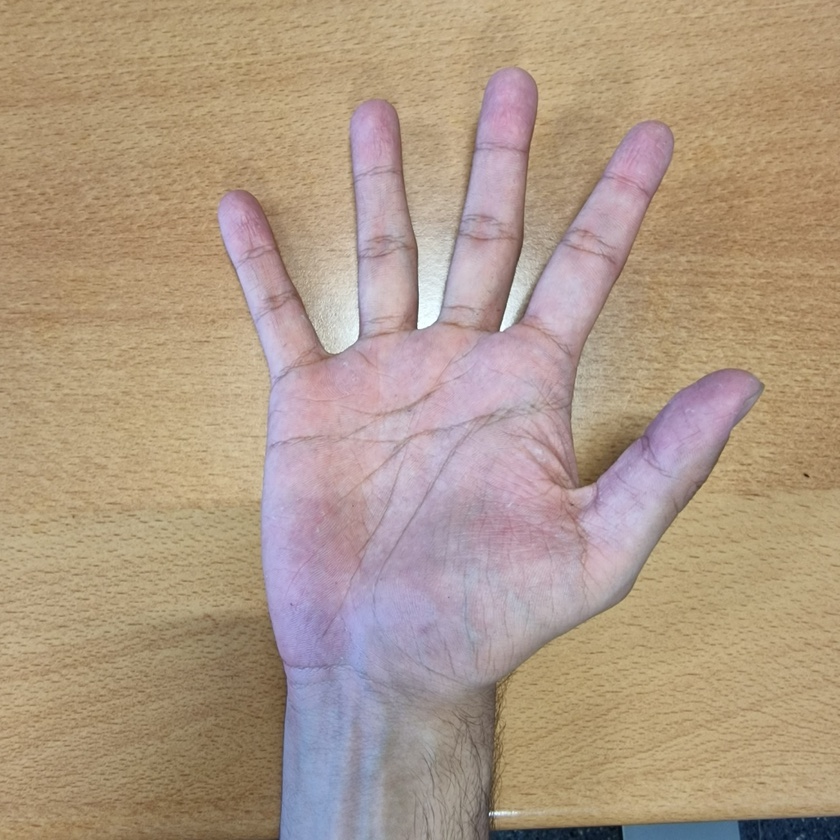
#> input picture code/input_image.jpg, 840 x 840 px, shrunk from 1031 x 1031 before the run, found by its file name
$ python handsClasification.py
#> lines starting #> are read from the running program, lines starting #| are printed output that depends on the picture; after the words box and inside, x2 and y2 are one past the last pixel; in counts of white or black regions, pixels touching at a corner belong together
import cv2
import numpy as np
image = cv2.imread('code/input_image.jpg')
#> image is the input picture: shape (840, 840, 3); mean B, G, R 133.6, 153.7, 175.2
thresh1 = 0
thresh2 = 255
head = image.shape
#> head = (840, 840, 3)

# definir elemento estructurante
kernel = np.ones((25,25), np.uint8)
kernel2 = np.ones((5,5), np.uint8)


for i in range(head[0]):
    for j in range(head[1]):
        # Read pixel color
        color = image[i, j] / 255.0
        # Find max and min values of color channels
        mx = max(color[0], color[1], color[2])
        mn = min(color[0], color[1], color[2])
        delta = mx - mn
        if delta == 0:
            h=0
        else:
            # Calculate hue value
            if mx == color[0]:
                h = (color[1] - color[2]) / delta
            elif mx == color[1]:
                h = 2 + (color[2] - color[0]) / delta
            else:
                h = 4 + (color[0] - color[1]) / delta

        h = h * 60

        if h < 0:
            h += 360

        if thresh1 <= h <= thresh2:
            # Identify pixel as skin
            image[i, j] = [0, 0, 0]  # set pixel color to black
        else:
            image[i, j] = [255, 255, 255]  # set pixel color to white
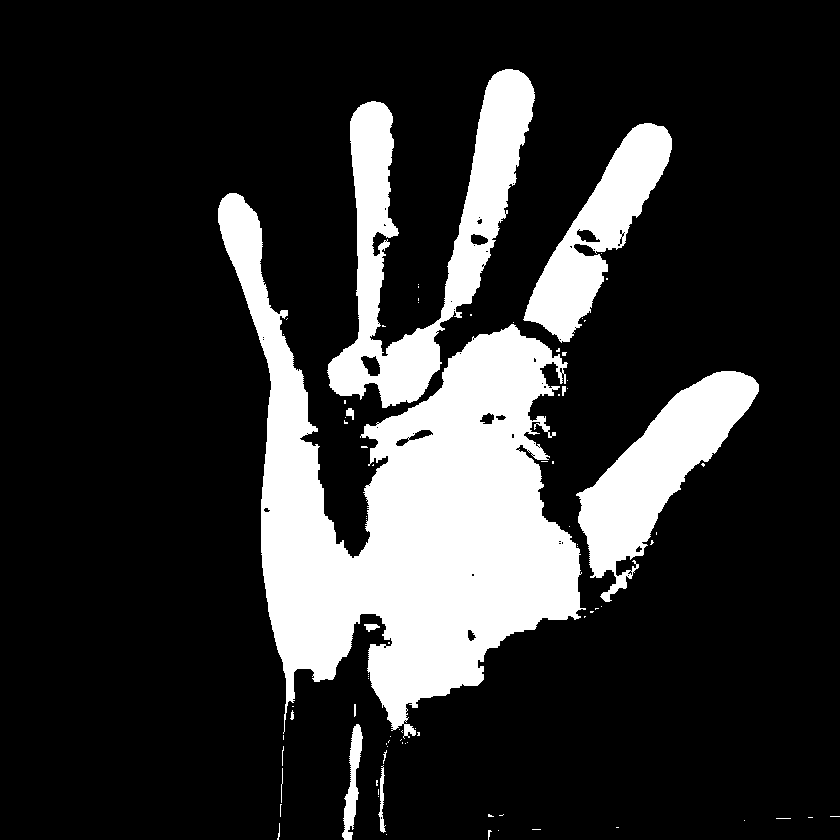
#> image: shape (840, 840, 3); 18.9% white; 85 white regions (69 under 20 px), largest, box (x1, y1, x2, y2) and area: (218, 193, 586, 739) 82025, (327, 69, 535, 408) 22822, (576, 371, 759, 602) 15331

# dilatar imagen
image = cv2.dilate(image, kernel, iterations=1)
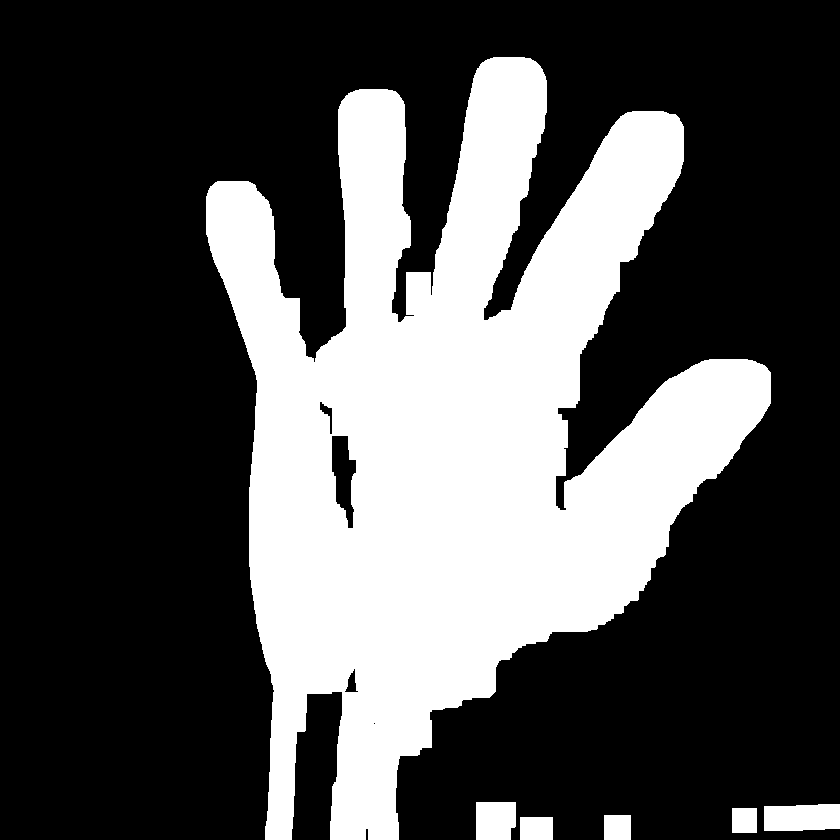
#> image: shape (840, 840, 3); 31.6% white; 6 white regions, box (x1, y1, x2, y2) and area: (206, 57, 771, 840) 217745, (764, 804, 840, 831) 1914, (476, 802, 516, 840) 1459, (520, 817, 553, 840) 759, (604, 815, 631, 840) 675, (732, 808, 757, 833) 625

cv2.imshow('Skin Pixel Detection', image)
cv2.waitKey(0)
cv2.destroyAllWindows()

$ run again, with code/img0.jpg copied over code/input_image.jpg
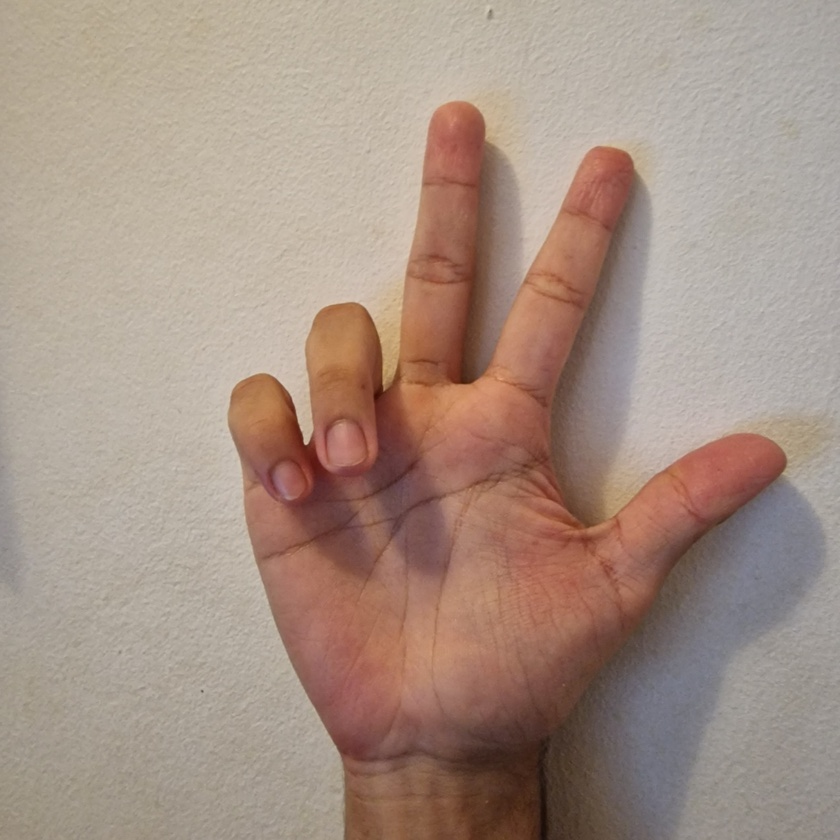
#> input picture code/img0.jpg, 840 x 840 px, shrunk from 1037 x 1037 before the run, found by its file name
#> image is the input picture: shape (840, 840, 3); mean B, G, R 132.4, 145, 166
#> after the loop `for i in range(head[0]):`:
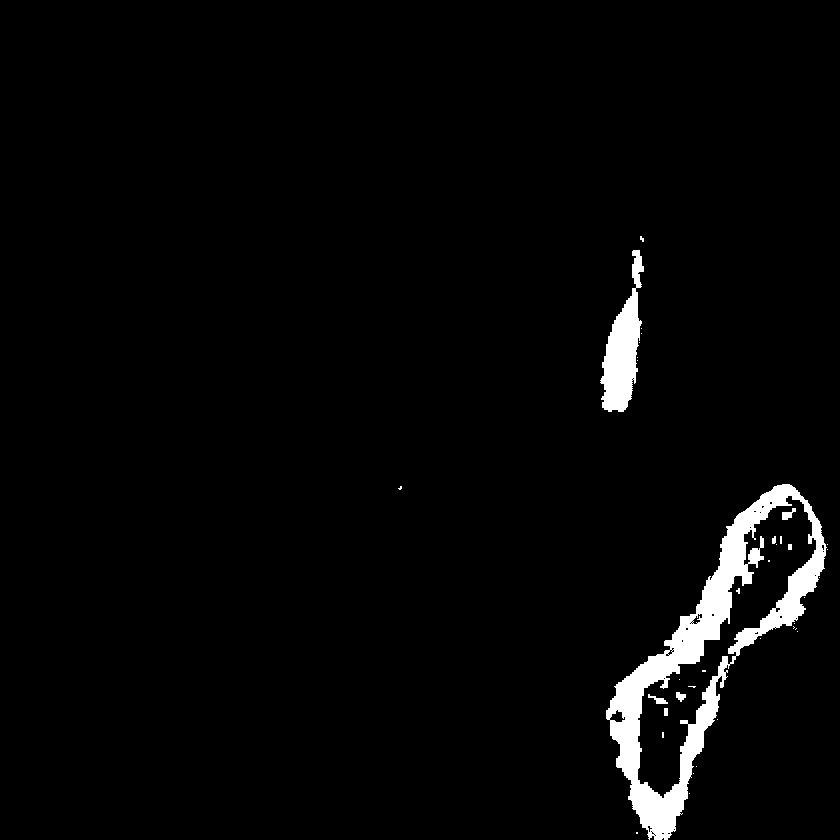
#> image: shape (840, 840, 3); 2.9% white; 37 white regions (29 under 20 px), largest, box (x1, y1, x2, y2) and area: (606, 484, 827, 840) 16454, (600, 250, 644, 412) 3445, (782, 508, 796, 520) 89
#> `image = cv2.dilate(image, kernel, iterations=1)`:
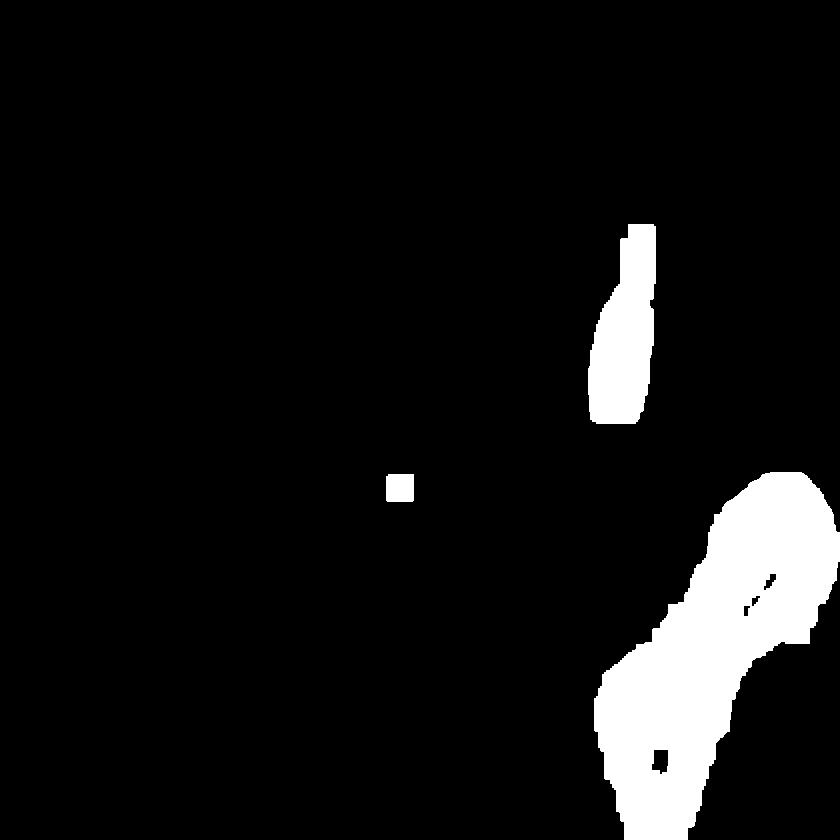
#> image: shape (840, 840, 3); 7.7% white; 3 white regions, box (x1, y1, x2, y2) and area: (594, 472, 840, 840) 43673, (588, 224, 656, 424) 9726, (386, 474, 414, 502) 778

$ run again, with code/imgtest.jpg copied over code/input_image.jpg
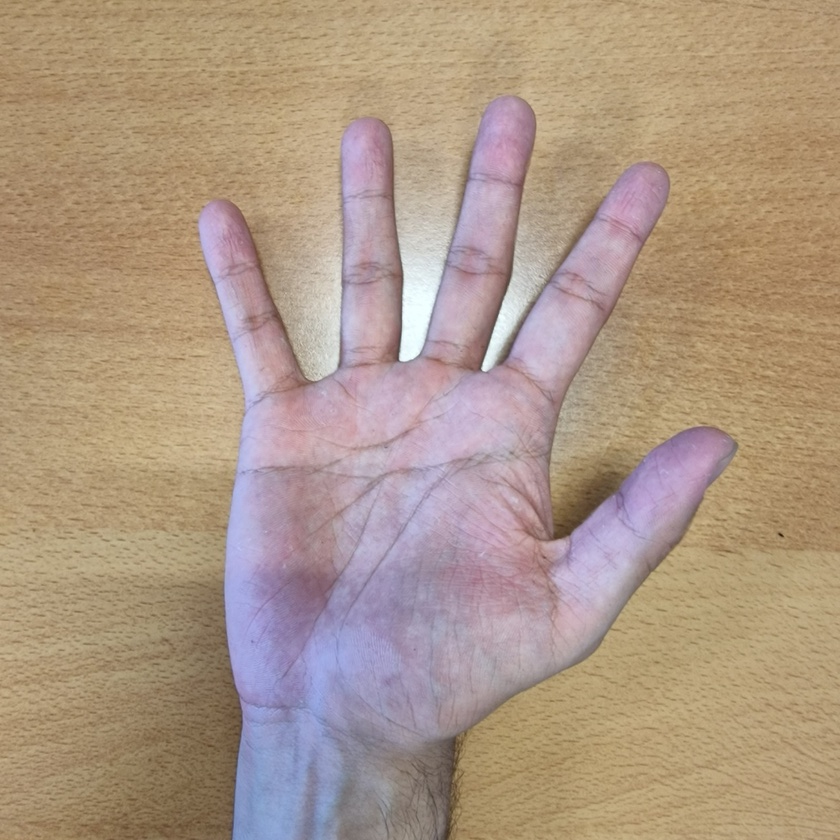
#> input picture code/imgtest.jpg, 840 x 840 px, shrunk from 1032 x 1032 before the run, found by its file name
#> image is the input picture: shape (840, 840, 3); mean B, G, R 133.4, 151.9, 173.7
#> after the loop `for i in range(head[0]):`:
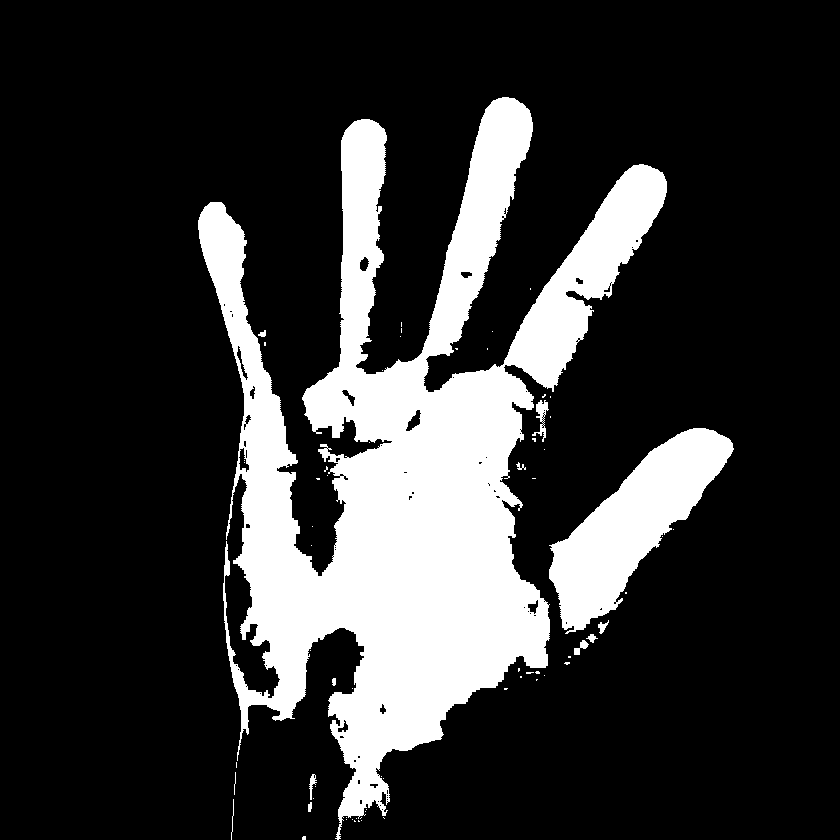
#> image: shape (840, 840, 3); 20.1% white; 67 white regions (54 under 20 px), largest, box (x1, y1, x2, y2) and area: (198, 97, 667, 840) 125044, (549, 428, 734, 634) 15577, (532, 400, 549, 442) 258
#> `image = cv2.dilate(image, kernel, iterations=1)`:
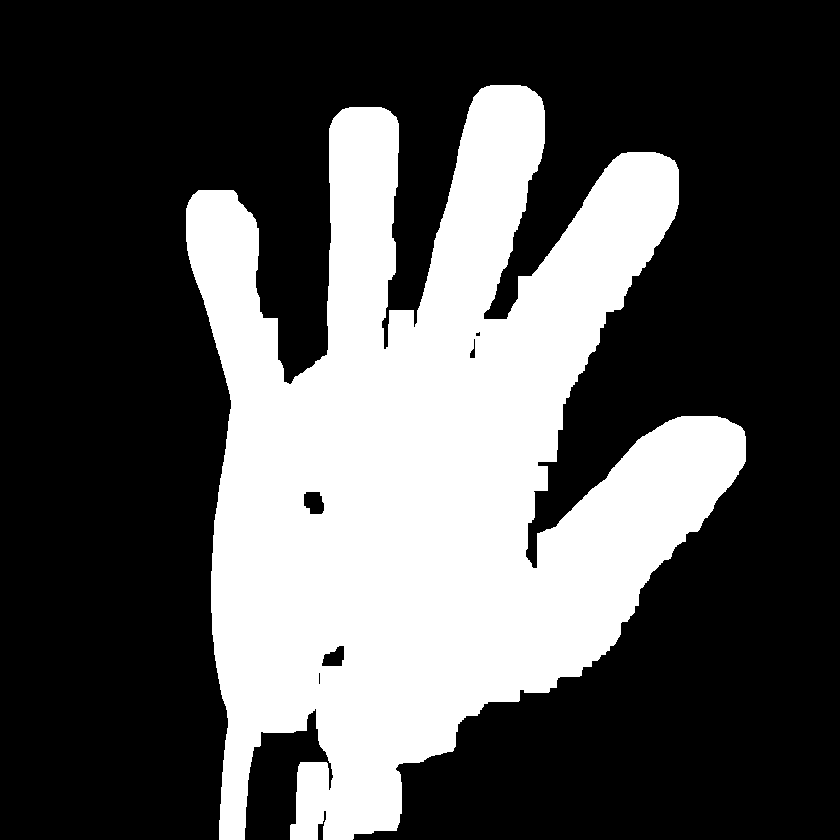
#> image: shape (840, 840, 3); 32.6% white; 1 white region, box (x1, y1, x2, y2) and area: (186, 85, 746, 840) 230212
